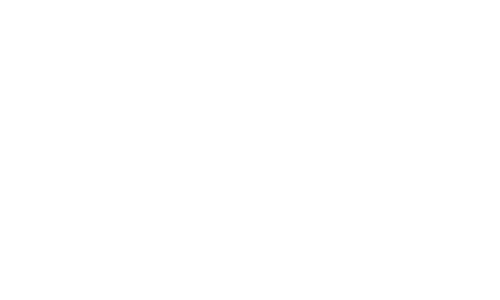
Frame 1 (no input)
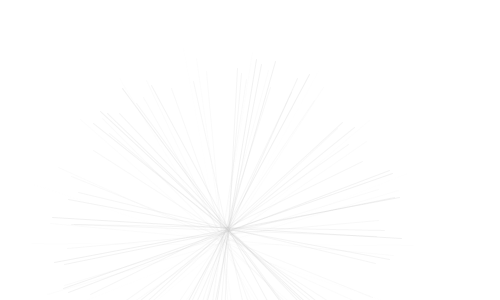
Frame 60 (the mouse pressed at the canvas centre just before this capture)
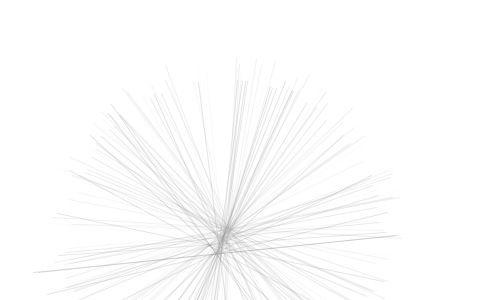
Frame 120 (the mouse held since frame 60 and released just before this capture)

The Processing sketch that drew these frames (run headless with seeded random() and noise(); from frame 60 on, the mouse is pressed at the canvas centre):

// Processing sketch: processing_134008
// ── processing_134008.pde

float angnoise, radiusnoise;
float xnoise, ynoise;
float angle = PI/2;
float radius;
float strokeCol = 254;
float strokeChange = -1;

void setup(){
  size(500, 300);
  smooth();
  frameRate(30);
  background(255);
  noFill();
  
  angnoise = random(10);
  radiusnoise = random(10);
  xnoise = random(10);
  ynoise = random(10);
}

void draw(){
  
  radiusnoise += 0.005;
  radius = (noise(radiusnoise)*550)+1;
  
  angnoise += 0.005;
  angle += (noise(angnoise)*550) - 3;
  
  if (angle > 360){angle -= 360;}
  if (angle < 0){angle += 360;}
  
  xnoise += 0.01;
  ynoise += 0.01;
  float centerX = width/2 + (noise(xnoise)*100)-50;
  float centerY = width/2 + (noise(ynoise)*100)-50;
  
  float rad = radians(angle);
  float x1 = centerX + (radius*cos(rad));
  float y1 = centerY + (radius*sin(rad));
  
  float opprad = rad + PI;
  float x2 = centerX + (radius*cos(opprad));
  float y2 = centerY + (radius*sin(opprad));
  
  strokeCol += strokeChange;
  if (strokeCol > 254){strokeChange = -1;}
  if (strokeCol < 0){strokeChange = 1;}
  stroke(strokeCol, 60);
  strokeWeight(1);
  line(x1, y1, x2, y2);

}
